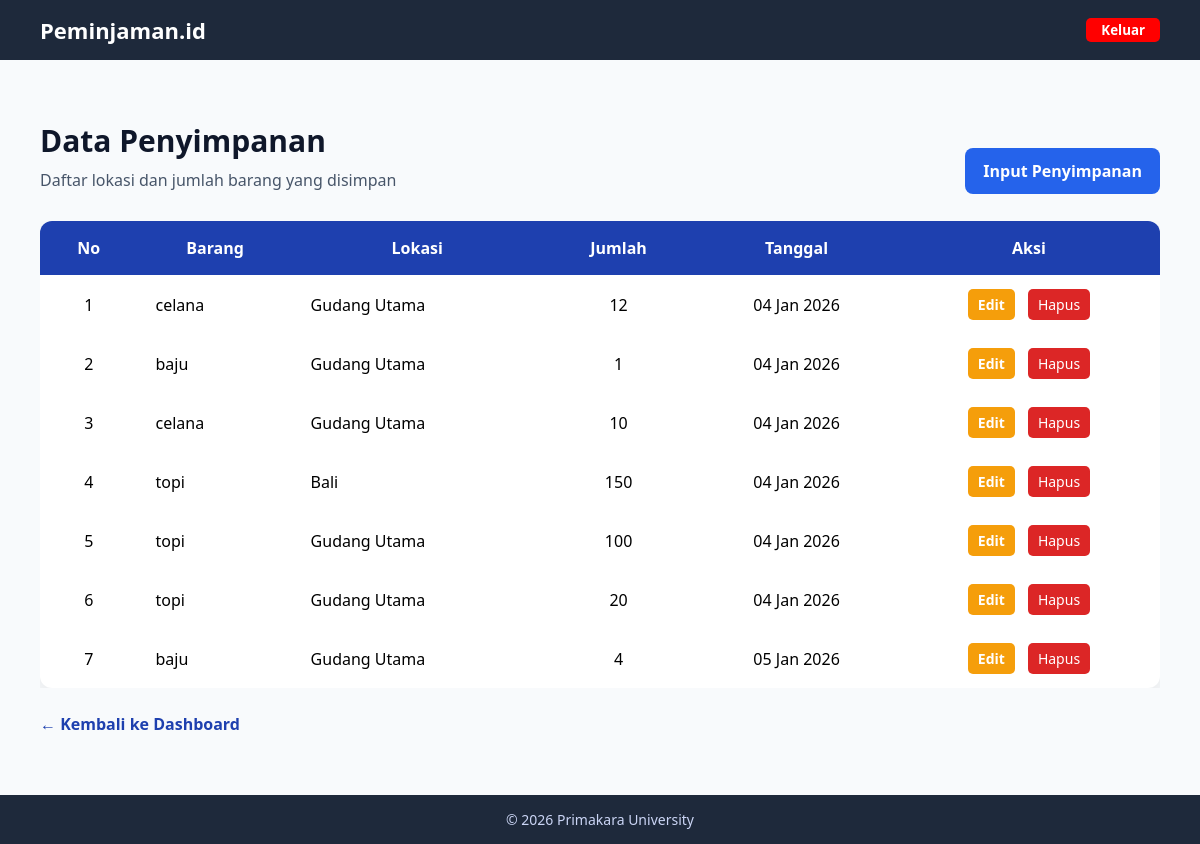
Screenshot of /penyimpanan/ with the database file from the repository.
### peminjaman/models.py (models this page shows, shortened)
class Penyimpanan(models.Model):
    barang = models.ForeignKey(Barang, on_delete=models.CASCADE)
    jumlah = models.IntegerField()
    lokasi = models.CharField(max_length=100)
    tanggal_simpan = models.DateField(auto_now_add=True)

class Barang(models.Model):
    nama_barang = models.CharField(max_length=100)
    kategori = models.CharField(max_length=50)
    stok = models.IntegerField()

### peminjaman/views.py (the view)
# urls.py: path('penyimpanan/', views.penyimpanan_index),
def penyimpanan_index(request):
    data = Penyimpanan.objects.select_related('barang').all()
    return render(request, 'penyimpanan/penyimpanan.html', {'data': data})

### templates/penyimpanan/penyimpanan.html (shortened to what this page needs)
{% load static %}
<!DOCTYPE html>
<html lang="id">
<head>
    <link rel="stylesheet" href="{% static 'css/style.css' %}">
</head>
<body>
<nav class="navbar">
    <div class="logo">Peminjaman.id</div>
    <ul class="nav-menu">
        <li>
            <form method="post" action="{% url 'logout' %}" class="logout-form">
                <button type="submit" class="logout-btn">Keluar</button>
            </form>
        </li>
    </ul>
</nav>
<section class="content">
    <div class="content-header header-flex">
        <div>
            <h1>Data Penyimpanan</h1>
            <p>Daftar lokasi dan jumlah barang yang disimpan</p>
        </div>
        <a href="/penyimpanan/tambah/" class="btn-add">Input Penyimpanan</a>
    </div>
    <div class="table-container">
        <table class="styled-table">
            <thead>
                <tr>
                    <th>No</th>
                    <th>Barang</th>
                    <th>Lokasi</th>
                    <th>Jumlah</th>
                    <th>Tanggal</th>
                    <th>Aksi</th>
                </tr>
            </thead>
            <tbody>
                {% for p in data %}
                <tr>
                    <td align="center">{{ forloop.counter }}</td>
                    <td>{{ p.barang.nama_barang }}</td>
                    <td>{{ p.lokasi }}</td>
                    <td align="center">{{ p.jumlah }}</td>
                    <td align="center">{{ p.tanggal_simpan|date:"d M Y" }}</td>
                    <td class="aksi">
                        <a href="/penyimpanan/edit/{{ p.id }}/" class="btn-edit">Edit</a>
                        <form action="/penyimpanan/hapus/{{ p.id }}/" method="POST" class="form-delete">
                            <button type="submit" class="btn-delete">Hapus</button>
                        </form>
                    </td>
                </tr>
                {% endfor %}
            </tbody>
        </table>
    </div>
    <a href="/home/" class="btn-back">← Kembali ke Dashboard</a>
</section>
<footer class="footer">
    <p>© 2026 Primakara University</p>
</footer>
</body>
</html>

### static/css/style.css (style rules this page uses)
* { margin: 0; padding: 0; box-sizing: border-box; font-family: 'Segoe UI', Tahoma, sans-serif; }
body { display: flex; flex-direction: column; min-height: 100vh; overflow-y: hidden; }
.logout-btn { padding: 3px 15px 3px 15px; border-radius: 5px; background-color: red; color: #fff; font-weight: 600; transition: 0.5s ease; border: none; }
.navbar { display: flex; justify-content: space-between; align-items: center; background-color: #1e293b; padding: 15px 40px; }
.logo { color: #ffffff; font-size: 22px; font-weight: bold; }
.nav-menu { list-style: none; display: flex; gap: 20px; }
.footer { background-color: #1e293b; color: #cbd5f5; text-align: center; padding: 15px; font-size: 14px; }
.content { padding: 60px 40px; background-color: #f8fafc; flex: 1; }
.content-header h1 { font-size: 30px; margin-bottom: 8px; color: #0f172a; }
.content-header p { color: #475569; margin-bottom: 30px; }
.table-container { overflow-x: auto; }
.styled-table { width: 100%; background-color: #ffffff; border-radius: 12px; overflow: hidden; border-spacing: 0; box-shadow: 0 10px 25px rgba(0,0,0,0.08); }
.styled-table thead { background-color: #1e40af; color: #ffffff; }
.styled-table thead th { padding: 16px 18px; text-align: center; }
.styled-table tbody td { padding: 14px 18px; vertical-align: middle; }
.styled-table tbody tr:not(:last-child) { border-bottom: 1px solid #e5e7eb; }
.styled-table td:last-child { font-weight: bold; text-align: center; }
.btn-back { display: inline-block; margin-top: 25px; text-decoration: none; color: #1e40af; font-weight: bold; transition: color 0.25s ease, transform 0.25s ease; }
.header-flex { display: flex; justify-content: space-between; align-items: center; }
.btn-add { background-color: #2563eb; color: #ffffff; padding: 12px 18px; border-radius: 8px; text-decoration: none; font-weight: bold; transition: 0.5s ease; }
.aksi { display: flex; justify-content: center; gap: 8px; }
.btn-edit { background-color: #f59e0b; color: #ffffff; padding: 6px 10px; border-radius: 5px; text-decoration: none; margin-right: 5px; font-size: 14px; transition: 0.5s ease; }
.btn-delete { background-color: #dc2626; color: #ffffff; padding: 6px 10px; border-radius: 5px; border: none; text-decoration: none; transition: 0.5s ease; font-size: 14px; }
.form-delete { display: inline; }

### rows the page displays
Penyimpanan: barang.nama_barang "celana", lokasi "Gudang Utama", jumlah "12", tanggal_simpan "04 Jan 2026"
Penyimpanan: barang.nama_barang "baju", lokasi "Gudang Utama", jumlah "1", tanggal_simpan "04 Jan 2026"
Penyimpanan: barang.nama_barang "celana", lokasi "Gudang Utama", jumlah "10", tanggal_simpan "04 Jan 2026"
Penyimpanan: barang.nama_barang "topi", lokasi "Bali", jumlah "150", tanggal_simpan "04 Jan 2026"
Penyimpanan: barang.nama_barang "topi", lokasi "Gudang Utama", jumlah "100", tanggal_simpan "04 Jan 2026"
Penyimpanan: barang.nama_barang "topi", lokasi "Gudang Utama", jumlah "20", tanggal_simpan "04 Jan 2026"
Penyimpanan: barang.nama_barang "baju", lokasi "Gudang Utama", jumlah "4", tanggal_simpan "05 Jan 2026"
